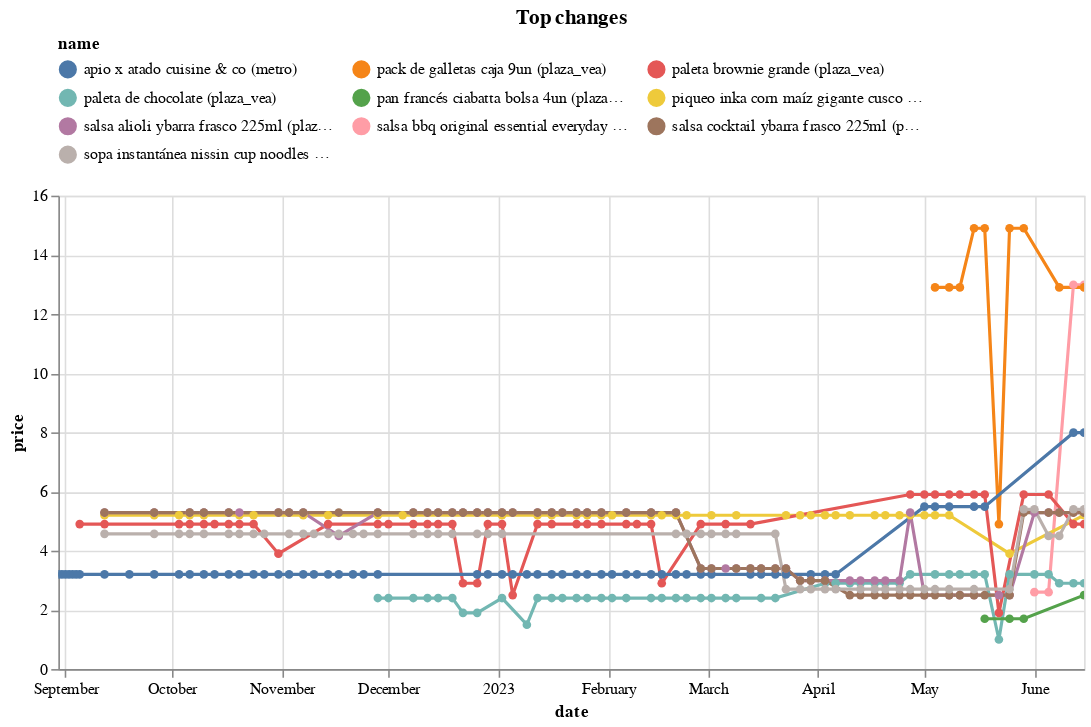

Notebook source saved alongside this figure:
### Code cell
top_changes.head(10).pipe(plot_changes, 'Top changes')

### Figure 1 — Vega-Lite specification as saved in the notebook (floating-point values rounded to 4 significant figures; data arrays with more than 128 entries replaced by an {"elided": "..."} marker saying what was removed)
{"config": {"view": {"continuousWidth": 300, "continuousHeight": 300}, "legend": {"columns": 3, "orient": "top"}}, "data": {"name": "data-add0ff04caed29b8cecb5ca61e0696e4"}, "mark": {"type": "line", "point": true}, "encoding": {"color": {"field": "name", "scale": {"domain": ["apio x atado cuisine & co (metro)", "pack de galletas caja 9un (plaza_vea)", "paleta brownie grande (plaza_vea)", "paleta de chocolate (plaza_vea)", "pan francés ciabatta bolsa 4un (plaza_vea)", "piqueo inka corn maíz gigante cusco original bolsa 100g (plaza_vea)", "salsa alioli ybarra frasco 225ml (plaza_vea)", "salsa bbq original essential everyday botella 510g (plaza_vea)", "salsa cocktail ybarra frasco 225ml (plaza_vea)", "sopa instantánea nissin cup noodles sabor a queso cheddar vaso 69g (plaza_vea)"]}, "type": "nominal"}, "tooltip": [{"field": "name", "type": "nominal"}, {"field": "price", "type": "quantitative"}, {"field": "last_price", "type": "quantitative"}], "x": {"field": "date", "type": "temporal"}, "y": {"field": "price", "type": "quantitative"}}, "params": [{"name": "param_1", "select": {"type": "point", "fields": ["name"]}, "bind": "legend"}, {"name": "param_2", "select": {"type": "interval", "encodings": ["x", "y"]}, "bind": "scales"}], "title": "Top changes", "transform": [{"filter": {"param": "param_1"}}], "width": 650, "$schema": "https://vega.github.io/schema/vega-lite/v5.8.0.json", "datasets": {"data-add0ff04caed29b8cecb5ca61e0696e4": {"elided": "377 records"}}}
